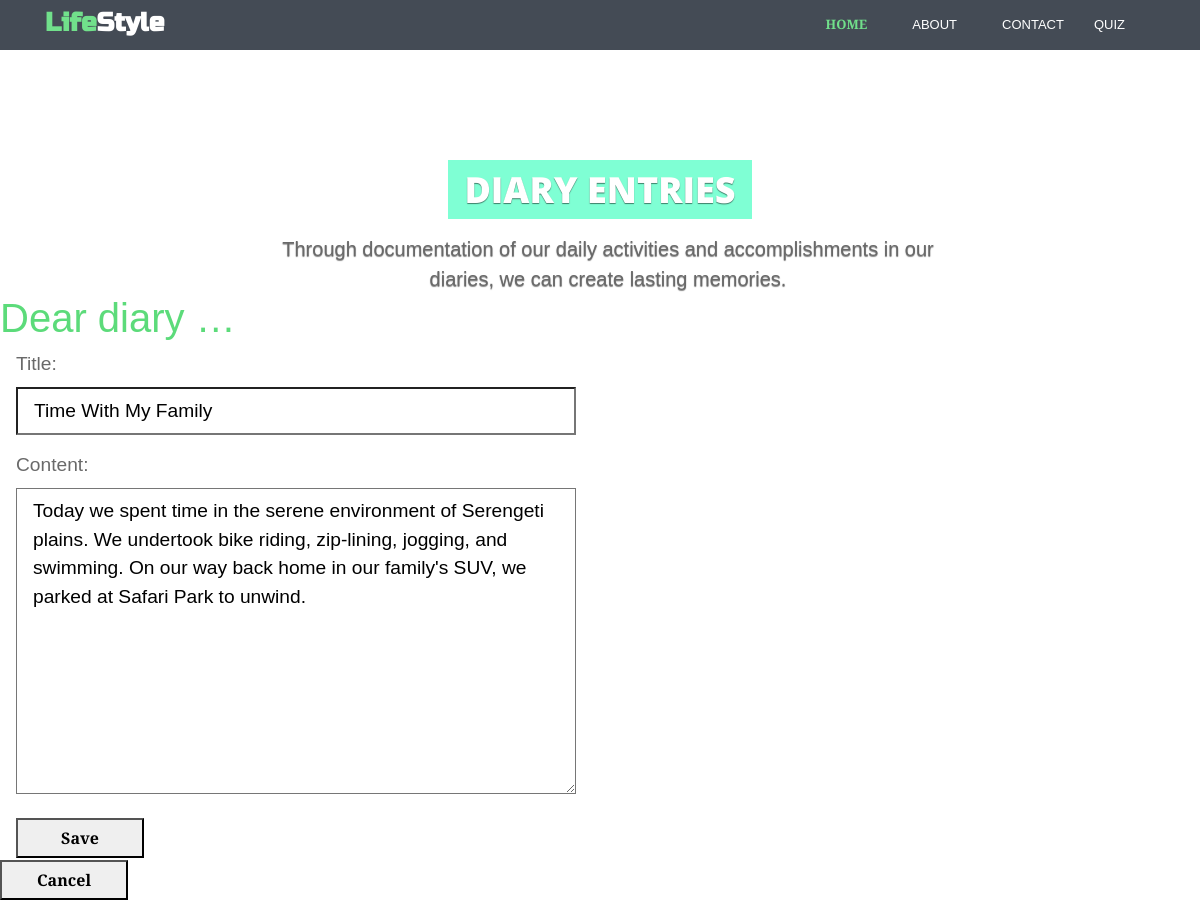
/entry/9/update (signed in), run on the app's committed database.
### entries/models.py (models this page shows, shortened)
class Entry(models.Model):
    title = models.CharField(max_length=200)
    content = models.TextField()
    date_created = models.DateTimeField(default=timezone.now)
    class Meta:
        verbose_name_plural = "Entries"

### entries/views.py (the view, shortened to what this page needs)
# urls.py: path("entry/<int:pk>/update", views.EntryUpdateView.as_view(), name="entry-update"),
class EntryUpdateView(LockedView, SuccessMessageMixin, UpdateView):
    model = Entry
    fields = ["title", "content"]
    success_message = "Your entry was updated!"

### entries/templates/entries/entry_form.html (shortened to what this page needs)
{% extends "entries/base.html" %}
{% block content %}
    <form method="post">
        {{ form.as_p }}
        <input type="submit" value="Save">
    </form>
    {% if entry %}
        <a href="{% url 'entry-detail' entry.id %}">
            <button>Cancel</button>
        </a>
    {% else %}
        <a href="{% url 'entry-list' %}">
            <button>Cancel</button>
        </a>
    {% endif %}
{% endblock %}

### entries/static/css/diary.css (style rules this page uses)
* { box-sizing: border-box; }
body { font-family: sans-serif; font-size: 18px; }
a { color: inherit; }
p { font-size: 1.2em; padding-left: 1rem; line-height: 1.3em; max-width: 36rem; color: dimgray; }
label { display: block; }
button, textarea, input { font-size: inherit; min-height: 2.5em; padding: 0 1rem; }
input[type="text"], textarea { width: 100%; }
textarea { padding: 0.5rem 1rem; font-family: sans-serif; }
button, input[type="submit"] { margin: 0 1rem 2px 1rem; cursor: pointer; font-weight: bold; min-width: 8rem; }

### entries/static/css/theme-2.css (style rules this page uses)
body { font-family:'Merriweather Sans', arial, sans-serif;color:#666;font-size:16px;-webkit-font-smoothing:antialiased;-moz-osx-font-smoothing:grayscale }
p { margin-bottom:16px;line-height:1.5 }
a { color:#5cdb7a;-webkit-transition:all 0.4s ease-in-out;-moz-transition:all 0.4s ease-in-out;-ms-transition:all 0.4s ease-in-out;-o-transition:all 0.4s ease-in-out }
input[type="text"],input[type="email"],input[type="password"],input[type="submit"],input[type="button"],textarea,select { appearance:none;-webkit-appearance:none }

### data on the page
Entry: title "Time With My Family", content "Today we spent time in the serene environment of Serengeti plains. We undertook bike riding, zip-lining, jogging, and swimming. On our way back home in our family's SUV, we parked at Safari Park to unwind."
